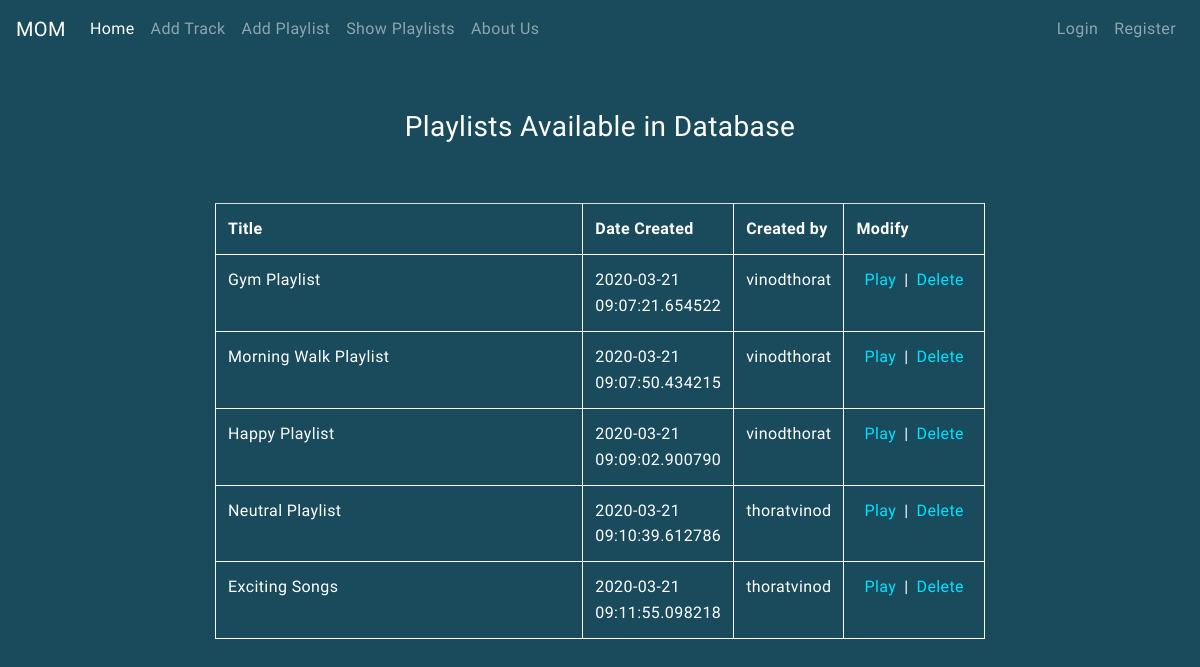
The page /show_playlists on the database its author committed.
### app.py (models this page shows, shortened)
class Playlist(db.Model):
    playlist_id = db.Column(db.Integer, primary_key=True)
    playlist_title = db.Column(db.String(200), nullable=False)
    date_created = db.Column(db.DateTime, nullable=False, default=datetime.utcnow)
    created_by = db.Column(db.String(15), nullable=False)
    emotion = db.Column(db.String(10), default='404')

### app.py (the view)
@app.route('/show_playlists', methods=['POST','GET'])
def show_playlists():
    playlists = Playlist.query.all()
    return render_template('show_playlists.html', playlists=playlists)

### templates/show_playlists.html (shortened to what this page needs)
{% extends 'base.html' %}
{% block body %}
<br><br>
<div class="container">
    <center><h3 class="font-weight-normal">Playlists Available in Database</h3></center>
    <br><br>
    <table class="table">
        <tr class="table">
            <th class="table" style="color:#ffffff;">Title</th>
            <th class="table" style="color:#ffffff;">Date Created</th>
            <th class="table" style="color:#ffffff;">Created by</th>
            <th class="table" style="color:#ffffff;">Modify</th>
        </tr>
        {% for playlist in playlists %}
        <tr>
            <td class="table" style="color:#ffffff;">{{playlist.playlist_title}}</td>
            <td class="table" style="color:#ffffff;">{{playlist.date_created}}</td>
            <td class="table" style="color:#ffffff;">{{playlist.created_by}}</td>
            <td class="table" style="color:#ffffff;"><a class="alink" href="/play_playlist/{{playlist.playlist_id}}">Play</a>|<a class="alink" href="/delete_playlist/{{playlist.playlist_id}}">Delete</a></td>
        </tr>
        {% endfor %}
    </table>
</div>
<br><br>
{% endblock %}

### static/css/main.css (style rules this page uses)
html,body { -webkit-font-smoothing:antialiased; -webkit-text-size-adjust:100%; background-color:#194b5d; color:#fff; font-size:1rem; font-family:"Oxygen", HelveticaNeue, "Helvetica Neue", Helvetica, Arial, sans-serif; font-weight:400; letter-spacing:.025rem; line-height:1.618; }
*,::before,::after { box-sizing:border-box; }
* { -webkit-tap-highlight-color:rgba(0,0,0,0); -webkit-tap-highlight-color:transparent; }
.container { position:relative; margin:0 auto; max-width:800px; width:100%; }

### templates/show_playlists.html (style rules this page uses)
.table { border: 1px solid #ffffff; }
.alink { color: #00e2ff; margin: 0.5rem; }

### rows shown on the page
Playlist: playlist_title "Gym Playlist", date_created "2020-03-21 09:07:21.654522", created_by "vinodthorat"
Playlist: playlist_title "Morning Walk Playlist", date_created "2020-03-21 09:07:50.434215", created_by "vinodthorat"
Playlist: playlist_title "Happy Playlist", date_created "2020-03-21 09:09:02.900790", created_by "vinodthorat"
Playlist: playlist_title "Neutral Playlist", date_created "2020-03-21 09:10:39.612786", created_by "thoratvinod"
Playlist: playlist_title "Exciting Songs", date_created "2020-03-21 09:11:55.098218", created_by "thoratvinod"
